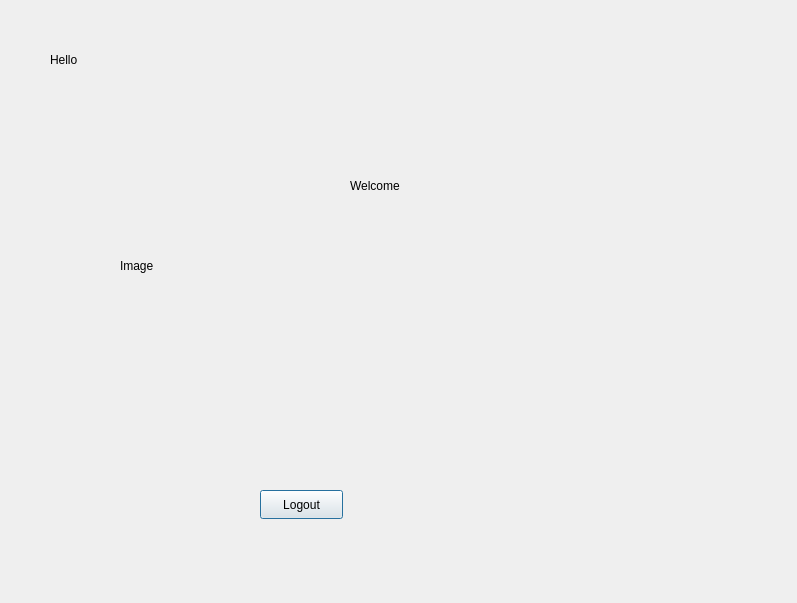
<?xml version="1.0" encoding="UTF-8"?>
<ui version="4.0">
 <class>WelcomeWindow</class>
 <widget class="QDialog" name="WelcomeWindow">
  <property name="geometry">
   <rect>
    <x>0</x>
    <y>0</y>
    <width>797</width>
    <height>603</height>
   </rect>
  </property>
  <property name="windowTitle">
   <string>Dialog</string>
  </property>
  <widget class="QLabel" name="label">
   <property name="geometry">
    <rect>
     <x>50</x>
     <y>50</y>
     <width>63</width>
     <height>20</height>
    </rect>
   </property>
   <property name="text">
    <string>Hello</string>
   </property>
  </widget>
  <widget class="QLabel" name="labelWelcome">
   <property name="geometry">
    <rect>
     <x>350</x>
     <y>150</y>
     <width>181</width>
     <height>71</height>
    </rect>
   </property>
   <property name="text">
    <string>Welcome</string>
   </property>
  </widget>
  <widget class="QLabel" name="label_3">
   <property name="geometry">
    <rect>
     <x>120</x>
     <y>120</y>
     <width>501</width>
     <height>291</height>
    </rect>
   </property>
   <property name="text">
    <string>Image</string>
   </property>
  </widget>
  <widget class="QPushButton" name="pushButton">
   <property name="geometry">
    <rect>
     <x>260</x>
     <y>490</y>
     <width>83</width>
     <height>29</height>
    </rect>
   </property>
   <property name="text">
    <string>Logout</string>
   </property>
  </widget>
 </widget>
 <resources/>
 <connections/>
</ui>
